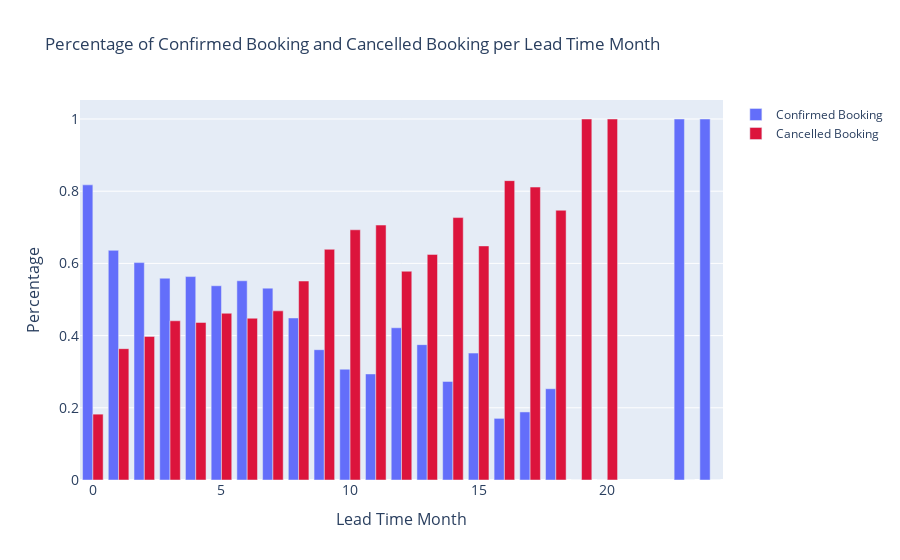

The notebook cell this image was saved under:
### Code cell
lead_time_months = df['lead_time'] // 30
lead_time_months.value_counts() / len(df)
df['lead_time_month'] = df['lead_time'] // 30

lead_time_canceled =  pd.crosstab(df['lead_time_month'], df['is_canceled'], normalize = 'index')
lead_time_canceled_deposit = pd.crosstab(df['lead_time_month'], df['deposit_type'], normalize = 'index')

fig = go.Figure(data=[
    go.Bar(name='Confirmed Booking', x=lead_time_canceled.index, y=lead_time_canceled[0]),
    go.Bar(name='Cancelled Booking', x=lead_time_canceled.index, y=lead_time_canceled[1],marker_color = 'crimson')
])
# Change the bar mode
fig.update_layout(barmode='group', title = 'Percentage of Confirmed Booking and Cancelled Booking per Lead Time Month',
                 yaxis=dict(
                 title='Percentage',
                 titlefont_size=16,
                 tickfont_size=14,)
                ,xaxis=dict(
                 title='Lead Time Month',
                 titlefont_size=16,
                 tickfont_size=14,))
fig.show()

### Figure 1 — Plotly figure (JSON) as saved in the notebook; plotly's stock layout.template omitted (floating-point values rounded to 4 significant figures)
{"data": [{"name": "Confirmed Booking", "type": "bar", "x": [0, 1, 2, 3, 4, 5, 6, 7, 8, 9, 10, 11, 12, 13, 14, 15, 16, 17, 18, 19, 20, 23, 24], "y": [0.8176, 0.6362, 0.6022, 0.559, 0.5635, 0.5381, 0.5519, 0.5315, 0.4488, 0.3609, 0.3069, 0.2938, 0.4217, 0.375, 0.2731, 0.3516, 0.1707, 0.1885, 0.2527, 0, 0, 1, 1]}, {"marker": {"color": "crimson"}, "name": "Cancelled Booking", "type": "bar", "x": [0, 1, 2, 3, 4, 5, 6, 7, 8, 9, 10, 11, 12, 13, 14, 15, 16, 17, 18, 19, 20, 23, 24], "y": [0.1824, 0.3638, 0.3978, 0.441, 0.4365, 0.4619, 0.4481, 0.4685, 0.5512, 0.6391, 0.6931, 0.7062, 0.5783, 0.625, 0.7269, 0.6484, 0.8293, 0.8115, 0.7473, 1, 1, 0, 0]}], "layout": {"barmode": "group", "title": {"text": "Percentage of Confirmed Booking and Cancelled Booking per Lead Time Month"}, "xaxis": {"tickfont": {"size": 14}, "title": {"font": {"size": 16}, "text": "Lead Time Month"}}, "yaxis": {"tickfont": {"size": 14}, "title": {"font": {"size": 16}, "text": "Percentage"}}}}
